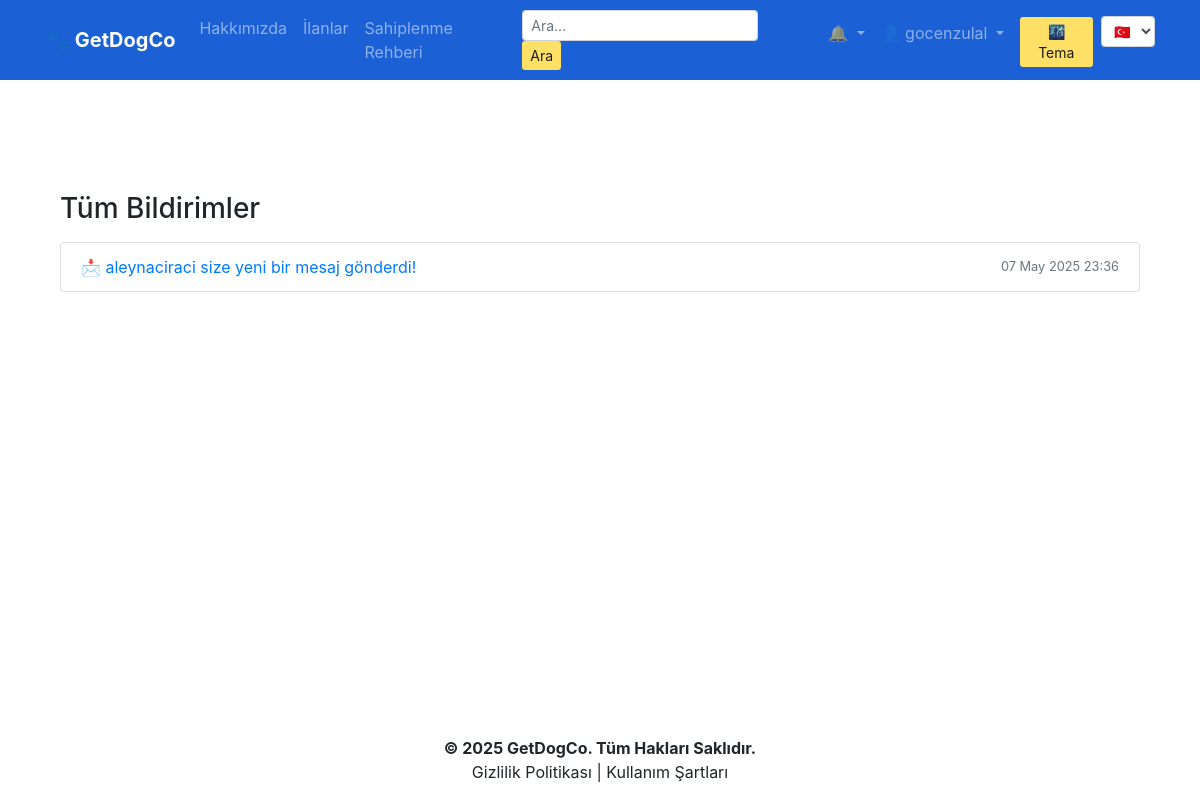
Page /tr/notifications/ (signed in) on the committed database.
### getdogco/models.py (models this page shows, shortened)
class Notification(models.Model):
    user = models.ForeignKey(User, on_delete=models.CASCADE, related_name='notifications')
    message = models.CharField(max_length=255)
    url = models.URLField(blank=True, null=True)  # Bildirime tıklanınca gidilecek adres
    is_read = models.BooleanField(default=False)
    created_at = models.DateTimeField(auto_now_add=True)
    class Meta:
        ordering = ['-created_at']  # En yeni bildirimler önce gelir

### getdogco/views.py (the view)
# urls.py: path('notifications/', views.all_notifications, name='all_notifications'),
@login_required
def all_notifications(request):
    notifications = Notification.objects.filter(user=request.user)
    return render(request, 'notifications/all_notifications.html', {'notifications': notifications})

### getdogco/context_processors.py (called while the page is built)
def notification_context(request):
    if request.user.is_authenticated:
        unread_count = Notification.objects.filter(user=request.user, is_read=False).count()
        recent_notifications = Notification.objects.filter(user=request.user).order_by('-created_at')[:5]
        return {
            'unread_notification_count': unread_count,
            'notifications': recent_notifications
        }
    return {
        'unread_notification_count': 0,
        'notifications': []
    }

### templates/notifications/all_notifications.html
{% extends "layout.html" %}
{% load i18n %}
{% block body %}
<div class="container mt-5">
  <h3>{% trans "Tüm Bildirimler" %}</h3>
  <ul class="list-group mt-3">
    {% for n in notifications %}
      <li class="list-group-item d-flex justify-content-between align-items-center {% if not n.is_read %}font-weight-bold{% endif %}">
        <a href="{% url 'getdogco:mark_notification_read' n.id %}?next={{ n.url }}">
          {{ n.message }}
        </a>
        <small class="text-muted">{{ n.created_at|date:"d M Y H:i" }}</small>
      </li>
    {% empty %}
      <li class="list-group-item text-muted">{% trans "Henüz bildiriminiz yok." %}</li>
    {% endfor %}
  </ul>
</div>
{% endblock %}

### templates/layout.html (shortened to what this page needs)
<!DOCTYPE html>
{% load static i18n %}
<html lang="{{ LANGUAGE_CODE }}">
  <head>
    <link rel="stylesheet" href="https://stackpath.bootstrapcdn.com/bootstrap/4.5.2/css/bootstrap.min.css">
    <link rel="stylesheet" href="{% static 'css/style.css' %}?v=2.0">
  </head>
  <body class="d-flex flex-column min-vh-100">
    <nav class="navbar navbar-expand-md navbar-dark" style="background-color:rgb(28, 96, 214) !important;">
      <div class="container">
        <a class="navbar-brand font-weight-bold" href="/">🐾 GetDogCo</a>
        <div class="collapse navbar-collapse" id="navbarCollapse">
          <ul class="navbar-nav mr-auto">
            <li class="nav-item"><a class="nav-link" href="/about">{% trans "Hakkımızda" %}</a></li>
            <li class="nav-item"><a class="nav-link" href="{% url 'getdogco:list_posts' %}">{% trans "İlanlar" %}</a></li>
            <li class="nav-item"><a class="nav-link" href="{% url 'getdogco:adoption_guide' %}">{% trans "Sahiplenme Rehberi" %}</a></li>
          </ul>
          <form method="GET" action="{% url 'getdogco:list_posts' %}" class="form-inline my-2 my-md-0 mr-md-3">
            <input class="form-control form-control-sm mr-2" type="search" name="keyword" placeholder="{% trans 'Ara...' %}" aria-label="{% trans 'Ara' %}">
            <button class="btn btn-sm btn-yellow-custom" type="submit">{% trans "Ara" %}</button>
          </form>
          <ul class="navbar-nav">
            {% if request.user.is_authenticated %}
              <li class="nav-item dropdown">
                <a class="nav-link dropdown-toggle position-relative" href="{% url 'getdogco:all_notifications' %}" id="notificationDropdown" role="button" data-toggle="dropdown">
                  🔔
                </a>
              </li>
              <li class="nav-item dropdown">
                <a class="nav-link dropdown-toggle" href="#" id="userDropdown" role="button" data-toggle="dropdown">
                  👤 {{ request.user.username }}
                </a>
              </li>
            {% else %}
              <li class="nav-item"><a class="nav-link" href="{% url 'getdogco:login' %}">{% trans "Giriş Yap" %}</a></li>
              <li class="nav-item"><a class="nav-link" href="{% url 'getdogco:register' %}">{% trans "Kayıt Ol" %}</a></li>
            {% endif %}
            <li class="nav-item">
              <button onclick="toggleDarkMode()" id="darkModeBtn" class="btn btn-sm ml-2 btn-yellow-custom" style="margin-top: 4px;">
                🌃 {% trans "Tema" %}
              </button>
            </li>
            <li class="nav-item ml-2" style="margin-top: 3px;">
              <form action="{% url 'set_language' %}" method="post">
                <select name="language" onchange="this.form.submit()" class="form-control form-control-sm">
                  <option value="tr" {% if LANGUAGE_CODE == 'tr' %}selected{% endif %}>🇹🇷</option>
                </select>
              </form>
            </li>
          </ul>
        </div>
      </div>
    </nav>
    <main class="flex-fill">
      <div class="container mt-3 pt-5 mb-5">
        {% block body %}
        {% endblock body %}
      </div>
    </main>
    <footer class="text-center py-3" style="background-color: #ffffff; color: #212529;">
      <p class="mb-0 font-weight-bold">© 2025 GetDogCo. {% trans "Tüm Hakları Saklıdır." %}</p>
      <p class="mb-0">{% trans "Gizlilik Politikası" %} | {% trans "Kullanım Şartları" %}</p>
    </footer>
  </body>
</html>

### static/css/style.css (style rules this page uses)
.btn-yellow-custom { background-color: #ffe066; color: #1c1c1c; border: none; transition: background-color 0.3s ease; }
html, body { height: 100%; margin: 0; }
body { display: flex; flex-direction: column; min-height: 100vh; }
main.flex-fill { flex: 1; }

### rows in the picture
Notification: message "📩 aleynaciraci size yeni bir mesaj gönderdi!", created_at "07 May 2025 23:36"

### other values in the picture
{{ request.user.username }} "gocenzulal"
